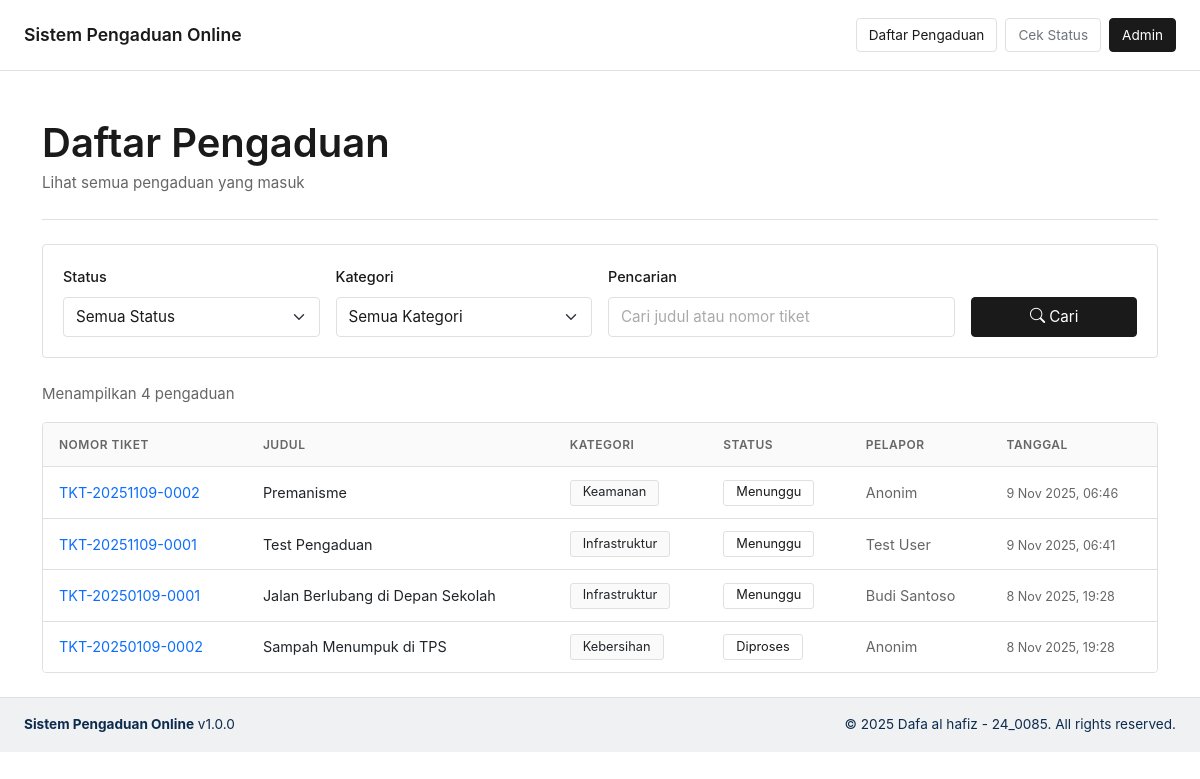
Screenshot of /daftar-pengaduan.php with the database file from the repository.
### tables this page shows
CREATE TABLE IF NOT EXISTS pengaduan (
    id INT PRIMARY KEY AUTO_INCREMENT,
    nomor_tiket VARCHAR(50) UNIQUE NOT NULL,
    judul VARCHAR(255) NOT NULL,
    deskripsi TEXT NOT NULL,
    kategori ENUM('Infrastruktur', 'Kebersihan', 'Keamanan', 'Pelayanan', 'Lainnya') NOT NULL,
    nama_pelapor VARCHAR(100) DEFAULT 'Anonim',
    email VARCHAR(100),
    telepon VARCHAR(20),
    file_bukti VARCHAR(255),
    status ENUM('Menunggu', 'Diproses', 'Selesai', 'Ditolak') DEFAULT 'Menunggu',
    tanggal_dibuat DATETIME DEFAULT CURRENT_TIMESTAMP,
    tanggal_diperbarui DATETIME DEFAULT CURRENT_TIMESTAMP ON UPDATE CURRENT_TIMESTAMP,
    INDEX idx_nomor_tiket (nomor_tiket),
    INDEX idx_status (status),
    INDEX idx_kategori (kategori)
);

### src/includes/functions.php (called while the page is built, shortened)
<?php
function formatTanggalIndonesia($datetime) {
    $bulan = [
        1 => 'Jan', 2 => 'Feb', 3 => 'Mar', 4 => 'Apr',
        5 => 'Mei', 6 => 'Jun', 7 => 'Jul', 8 => 'Agu',
        9 => 'Sep', 10 => 'Okt', 11 => 'Nov', 12 => 'Des'
    ];
    $timestamp = strtotime($datetime);
    $tanggal = date('j', $timestamp);
    $bulanAngka = date('n', $timestamp);
    $tahun = date('Y', $timestamp);
    $waktu = date('H:i', $timestamp);
    return "{$tanggal} {$bulan[$bulanAngka]} {$tahun}, {$waktu}";
}
function getStatusClass($status) {
    $classes = [
        'Menunggu' => 'status-pending',
        'Diproses' => 'status-in-progress',
        'Selesai' => 'status-resolved',
        'Ditolak' => 'status-rejected'
    ];
    return $classes[$status] ?? 'status-pending';
}
?>

### src/daftar-pengaduan.php (the view, shortened to what this page needs)
<?php
require_once 'includes/config.php';
require_once 'includes/functions.php';
$search_query = $_GET['search'] ?? '';
$items_per_page = 10;
$page = isset($_GET['page']) ? (int)$_GET['page'] : 1;
$offset = ($page - 1) * $items_per_page;
$where_conditions = [];
$params = [];
$where_sql = !empty($where_conditions) ? 'WHERE ' . implode(' AND ', $where_conditions) : '';
try {
    $count_stmt = $pdo->prepare("SELECT COUNT(*) as total FROM pengaduan {$where_sql}");
    $count_stmt->execute($params);
    $total_items = $count_stmt->fetch()['total'];
    $stmt = $pdo->prepare("
        SELECT nomor_tiket, judul, kategori, status, nama_pelapor, tanggal_dibuat
        FROM pengaduan
        {$where_sql}
        ORDER BY tanggal_dibuat DESC
        LIMIT ? OFFSET ?
    ");
    $params[] = $items_per_page;
    $params[] = $offset;
    $stmt->execute($params);
    $pengaduan_list = $stmt->fetchAll();
} catch (PDOException $e) {
    error_log("Error fetching pengaduan: " . $e->getMessage());
    $pengaduan_list = [];
    $total_items = 0;
    $total_pages = 0;
}
include 'includes/header.php';
?>
<div class="container my-4">
    <div class="content-header">
        <h1>Daftar Pengaduan</h1>
        <p>Lihat semua pengaduan yang masuk</p>
    </div>
    <div class="card mb-4">
        <div class="card-body">
            <form method="GET" action="">
                <div class="row g-3">
                    <div class="col-md-3">
                        <label class="form-label">Status</label>
                        <select name="status" class="form-select">
                            <option value="">Semua Status</option>
                        </select>
                    </div>
                    <div class="col-md-3">
                        <label class="form-label">Kategori</label>
                        <select name="kategori" class="form-select">
                            <option value="">Semua Kategori</option>
                        </select>
                    </div>
                    <div class="col-md-4">
                        <label class="form-label">Pencarian</label>
                        <input type="text"
                               name="search"
                               class="form-control"
                               placeholder="Cari judul atau nomor tiket"
                               value="<?php echo htmlspecialchars($search_query); ?>">
                    </div>
                    <div class="col-md-2">
                        <label class="form-label d-none d-md-block">&nbsp;</label>
                        <button type="submit" class="btn btn-primary w-100">
                            <i class="bi bi-search me-1"></i>Cari
                        </button>
                    </div>
                </div>
            </form>
        </div>
    </div>
    <div class="mb-3 text-muted">
        Menampilkan <?php echo number_format($total_items); ?> pengaduan
    </div>
    <div class="table-responsive">
        <table class="table table-hover">
            <thead>
                <tr>
                    <th>Nomor Tiket</th>
                    <th>Judul</th>
                    <th>Kategori</th>
                    <th>Status</th>
                    <th>Pelapor</th>
                    <th>Tanggal</th>
                </tr>
            </thead>
            <tbody>
                <?php if (empty($pengaduan_list)): ?>
                <tr>
                    <td colspan="6" class="text-center py-5 text-muted">
                        <div class="mb-3">
                            <i class="bi bi-inbox" style="font-size: 48px; opacity: 0.3;"></i>
                        </div>
                        Tidak ada pengaduan ditemukan
                    </td>
                </tr>
                <?php else: ?>
                    <?php foreach ($pengaduan_list as $item): ?>
                    <tr>
                        <td>
                            <a href="cek-pengaduan.php?tiket=<?php echo $item['nomor_tiket']; ?>"
                               class="text-decoration-none">
                                <?php echo htmlspecialchars($item['nomor_tiket']); ?>
                            </a>
                        </td>
                        <td><?php echo htmlspecialchars($item['judul']); ?></td>
                        <td>
                            <span class="badge bg-light text-dark border">
                                <?php echo htmlspecialchars($item['kategori']); ?>
                            </span>
                        </td>
                        <td>
                            <span class="badge <?php echo getStatusClass($item['status']); ?>">
                                <?php echo htmlspecialchars($item['status']); ?>
                            </span>
                        </td>
                        <td class="text-muted"><?php echo htmlspecialchars($item['nama_pelapor']); ?></td>
                        <td class="text-muted">
                            <small><?php echo formatTanggalIndonesia($item['tanggal_dibuat']); ?></small>
                        </td>
                    </tr>
                    <?php endforeach; ?>
                <?php endif; ?>
            </tbody>
        </table>
    </div>
</div>
<?php include 'includes/footer.php'; ?>

### src/assets/css/style.css (style rules this page uses)
:root { --footer: #0C2B4E; --text-primary: #1a1a1a; --text-secondary: #666666; --bg-page: #ffffff; --bg-subtle: #fafafa; --border-color: #e0e0e0; }
body { font-family: -apple-system, BlinkMacSystemFont, 'Segoe UI', Roboto, 'Helvetica Neue', Arial, sans-serif; color: var(--text-primary); background-color: var(--bg-page); font-size: 15px; line-height: 1.6; }
.card { border-radius: 4px; border: 1px solid var(--border-color); box-shadow: none; background-color: var(--bg-page); }
.card-body { padding: 1.25rem; }
.btn { border-radius: 4px; font-weight: 400; font-size: 0.95rem; transition: all 0.15s ease; border: 1px solid var(--border-color); padding: 0.5rem 1rem; }
.btn-primary { background-color: var(--text-primary); border-color: var(--text-primary); color: white; }
.form-control, .form-select { border-radius: 4px; border: 1px solid var(--border-color); font-size: 0.95rem; color: var(--text-primary); background-color: var(--bg-page); padding: 0.5rem 0.75rem; }
.form-control::placeholder { color: #aaaaaa; }
.form-label { font-weight: 500; font-size: 0.9rem; color: var(--text-primary); margin-bottom: 0.5rem; }
.badge { font-weight: 400; font-size: 0.8rem; padding: 0.35rem 0.75rem; border-radius: 3px; border: 1px solid var(--border-color); background-color: transparent; color: var(--text-primary); }
.status-pending, .status-in-progress, .status-resolved, .status-rejected { background-color: transparent; border: 1px solid var(--border-color); color: var(--text-primary); }
.table-responsive { border: 1px solid var(--border-color); border-radius: 4px; overflow: hidden; }
.table { border-collapse: separate; border-spacing: 0; margin-bottom: 0; font-size: 0.9rem; }
.table thead th { background-color: var(--bg-subtle); border-bottom: 1px solid var(--border-color); font-size: 0.75rem; letter-spacing: 0.5px; text-transform: uppercase; font-weight: 600; color: var(--text-secondary); padding: 0.75rem 1rem; }
.table tbody td { padding: 0.75rem 1rem; border-bottom: 1px solid var(--border-color); vertical-align: middle; }
.table tbody tr:last-child td { border-bottom: none; }
.table tbody tr { transition: background-color 0.15s ease; }
.content-header { background-color: transparent; padding: 1.5rem 0; border-bottom: 1px solid var(--border-color); margin-bottom: 1.5rem; }
.content-header h1, .content-header h2, .content-header h3 { font-weight: 600; color: var(--text-primary); margin-bottom: 0.25rem; }
.content-header p { color: var(--text-secondary); margin: 0; font-size: 0.95rem; }
.text-muted { color: var(--text-secondary) !important; }
.bg-light { background-color: var(--bg-subtle) !important; }
.border { border-color: var(--border-color) !important; }

### rows the page displays
pengaduan: nomor_tiket "TKT-20251109-0002", judul "Premanisme", kategori "Keamanan", status "Menunggu", nama_pelapor "Anonim", tanggal_dibuat "9 Nov 2025, 06:46"
pengaduan: nomor_tiket "TKT-20251109-0001", judul "Test Pengaduan", kategori "Infrastruktur", status "Menunggu", nama_pelapor "Test User", tanggal_dibuat "9 Nov 2025, 06:41"
pengaduan: nomor_tiket "TKT-20250109-0001", judul "Jalan Berlubang di Depan Sekolah", kategori "Infrastruktur", status "Menunggu", nama_pelapor "Budi Santoso", tanggal_dibuat "8 Nov 2025, 19:28"
pengaduan: nomor_tiket "TKT-20250109-0002", judul "Sampah Menumpuk di TPS", kategori "Kebersihan", status "Diproses", nama_pelapor "Anonim", tanggal_dibuat "8 Nov 2025, 19:28"

### other values shown
APP_NAME "Sistem Pengaduan Online"
$total_items "4"
APP_VERSION "1.0.0"
COPYRIGHT "© 2025 Dafa al hafiz - 24_0085. All rights reserved."
